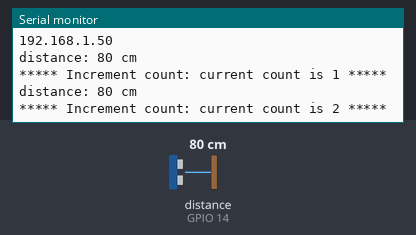
The sketch below on a simulated ESP8266 (NodeMCU). On the bench: the last lines printed to the serial monitor. The inputs (shaded band) are chosen by the test bench; at power-on: distance to the obstacle (sensor on GPIO 14) 80 cm. WiFi joins after 1.5 s; servers stay silent unless stated.

Above: at 2.7 s.
2.8 s: distance to the obstacle (sensor on GPIO 14) set to 19 cm
At 4.1 s:
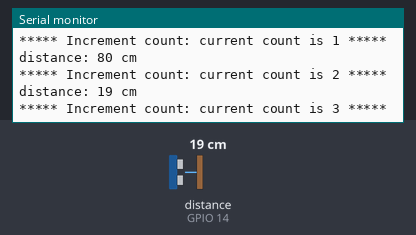
4.3 s: distance to the obstacle (sensor on GPIO 14) set to 15 cm
At 5.3 s:
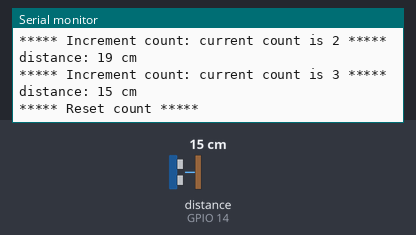
Timing chart, 0 to 7.3 s (numbered marks = the images above; inputs shaded):
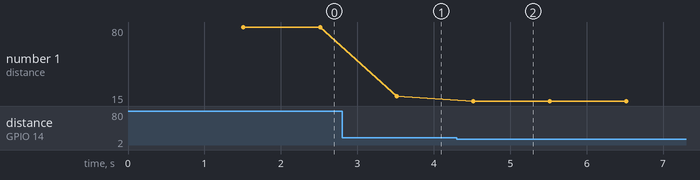

Measured:
- the behaviour switches between 18 and 17 cm on distance to the obstacle (sensor on GPIO 14) (found by bisection; images 1 and 2)
- after the input at 2.8 s, the serial monitor: prints a new line after 0.72 s (image 1)
- after the input at 4.3 s, the serial monitor: prints a new line after 0.22 s (image 2)
- plotted number 1: 80 → 19 after the input at 2.8 s, 19 → 15 after the input at 4.3 s

The sketch:

espr_ultrasonic.ino
```cpp
#include <Ultrasonic.h>
#include <ESP8266WiFi.h>
#include <ESP8266HTTPClient.h>
#include "ESP8266Ifttt.h"

const char* ssid = "o.d_guest";
const char* password = "Osak1_f@rm";

int count = 0;
boolean hasSentIfttt = false;

Ultrasonic ultrasonic(14);
WiFiServer server(80);
WiFiClient client;

void setup() {
    Serial.begin(115200);

    // Connect to WiFi network
    Serial.println();
    Serial.print("Connecting to ");
    Serial.println(ssid);
    WiFi.begin(ssid, password);
    while (WiFi.status() != WL_CONNECTED) {
        delay(500);
        Serial.print(".");
    }
    Serial.println("");
    Serial.println("WiFi connected");

    // Start the server
    server.begin();
    Serial.println("Server started");

    // Print the IP address
    Serial.println(WiFi.localIP());
}

void loop() {
    long RangeInCentimeters;
    RangeInCentimeters = ultrasonic.MeasureInCentimeters();
    Serial.print("distance: ");
    Serial.print(RangeInCentimeters);
    Serial.println(" cm");

    if (RangeInCentimeters > 17) {
        count++;
        Serial.print("***** Increment count: current count is ");
        Serial.print(count);
        Serial.println(" *****");
        checkCount();
    } else {
        Serial.println("***** Reset count *****");
        count = 0;
    }

    delay(1000);
}

void checkCount() {
    if (count > 10) {
        checkSentStatus();
    }
}

void checkSentStatus() {
    if (!hasSentIfttt) {
        Serial.println("***** Send webhook *****");
        IFTTT.trigger("vending-machine", "dxbFXTF7i97rkQ1ZFLQxq-");
        hasSentIfttt = true;
    } else {
        Serial.println("***** Already sent IFTTT *****");
    }
}
```

ESP8266IFTTT.cpp
```cpp
#include <ESP8266HTTPClient.h>
#include "ESP8266IFTTT.h"

void ESP8266IFTTT::trigger(String iftttEventName, String iftttKey) {
  HTTPClient http;
  String json = "{}";
  http.begin("http://maker.ifttt.com/trigger/" + iftttEventName  + "/with/key/" + iftttKey);
  http.addHeader("Content-Type", "application/JSON");
  http.addHeader("Content-Length", String(json.length()));
  int httpCode = http.POST(json);
  http.end();
}

ESP8266IFTTT IFTTT;
```

ESP8266IFTTT.h
```cpp
#ifndef ESP8266IFTTT_H
#define ESP8266IFTTT_H

#if (ARDUINO >= 100)
#include "Arduino.h"
#else
#include "WProgram.h"
#endif

class ESP8266IFTTT {
    public:
        void trigger(String iftttEventName, String iftttKey);
};

extern ESP8266IFTTT IFTTT;

#endif
```
